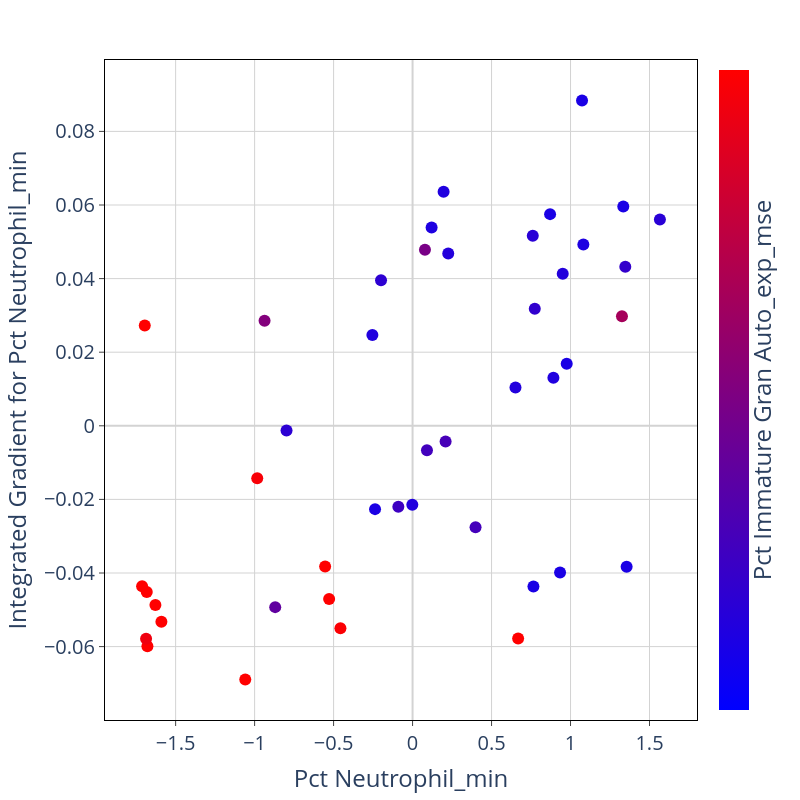

Notebook code cell kept with this figure:
### Code cell
feat_1 = IGtable.columns[feature_order[0]]
feat_2 = IGtable.columns[feature_order[1]]

fig = px.scatter(x = IG_X[feat_1], y = IGtable[feat_1], color = IG_X[feat_2])
fig.update_traces(marker=dict(size=12))

fig.update_layout(
    plot_bgcolor='white',
    autosize=False,
    width=800,
    height=800,
    coloraxis = {'colorscale':'Bluered'},
    xaxis_title = feat_1,
    yaxis_title = "Integrated Gradient for " + feat_1,
    font=dict(size=20)
)

fig.update_xaxes(
    zeroline=True,
    zerolinecolor='lightgrey',
    mirror=True,
    ticks='outside',
    showline=True,
    linecolor='black',
    gridcolor='lightgrey'
    )
    
fig.update_yaxes(
    zeroline=True,
    zerolinecolor='lightgrey',
    mirror=True,
    ticks='outside',
    showline=True,
    linecolor='black',
    gridcolor='lightgrey'
)

fig.update_coloraxes(colorbar_showticklabels=False,
                    colorbar_title=dict(text=feat_2,side = "right"),
                    cmin = -1, cmax = 1)

fig.show()

### Figure 1 — Plotly figure (JSON) as saved in the notebook; plotly's stock layout.template omitted (floating-point values rounded to 4 significant figures)
{"data": [{"hovertemplate": "x=%{x}<br>y=%{y}<br>color=%{marker.color}<extra></extra>", "legendgroup": "", "marker": {"color": [-0.7611, -0.6792, 0.02568, -0.6773, -0.6462, -0.6144, -0.4851, 1.721, -0.7526, -0.7196, -0.5995, -0.7264, -0.7979, -0.747, -0.7977, -0.7979, -0.05135, -0.7425, -0.7639, -0.7306, 0.2911, 1.058, -0.6567, -0.7374, -0.5196, 0.9685, 1.403, -0.7979, -0.789, 1.524, 2.445, -0.2447, -0.7979, 0.9462, 1.219, 2.38, 1.784, 1.262, -0.4642, 1.228, 0.8802, -0.7979, -0.4417, -0.7979], "coloraxis": "coloraxis", "size": 12, "symbol": "circle"}, "mode": "markers", "name": "", "orientation": "v", "showlegend": false, "type": "scatter", "x": [0.1206, 0.761, -0.937, 1.566, -0.1997, 0.7737, 0.09107, -1.695, 0.8916, 0.2259, 1.347, 0.9506, 0.8706, 0.1964, 1.073, 1.334, 0.07843, -0.2544, 1.081, 0.6515, 1.326, 0.6683, -0.798, -0.001628, -0.09011, -0.4567, -0.5536, 0.9759, -0.2376, -1.683, -1.712, -0.8696, 0.9338, -0.9834, -1.059, -1.59, -0.5283, -1.679, 0.3987, -1.628, -1.687, 1.355, 0.209, 0.7652], "xaxis": "x", "y": [0.05391, 0.05165, 0.02855, 0.05607, 0.03954, 0.03184, -0.006656, 0.02727, 0.01304, 0.04684, 0.04322, 0.04132, 0.05752, 0.06359, 0.0884, 0.05957, 0.04786, 0.02469, 0.04927, 0.0104, 0.02975, -0.0578, -0.001255, -0.02148, -0.02202, -0.05504, -0.03826, 0.01689, -0.02264, -0.04514, -0.04359, -0.04927, -0.03985, -0.01427, -0.06894, -0.05328, -0.04704, -0.05992, -0.02757, -0.0487, -0.05786, -0.0383, -0.004267, -0.04369], "yaxis": "y"}], "layout": {"autosize": false, "coloraxis": {"cmax": 1, "cmin": -1, "colorbar": {"showticklabels": false, "title": {"side": "right", "text": "Pct Immature Gran Auto_exp_mse"}}, "colorscale": [[0, "rgb(0,0,255)"], [1, "rgb(255,0,0)"]]}, "font": {"size": 20}, "height": 800, "legend": {"tracegroupgap": 0}, "margin": {"t": 60}, "plot_bgcolor": "white", "width": 800, "xaxis": {"anchor": "y", "autorange": true, "domain": [0, 1], "gridcolor": "lightgrey", "linecolor": "black", "mirror": true, "range": [-1.947, 1.8], "showline": true, "ticks": "outside", "title": {"text": "Pct Neutrophil_min"}, "type": "linear", "zeroline": true, "zerolinecolor": "lightgrey"}, "yaxis": {"anchor": "x", "autorange": true, "domain": [0, 1], "gridcolor": "lightgrey", "linecolor": "black", "mirror": true, "range": [-0.07995, 0.0994], "showline": true, "ticks": "outside", "title": {"text": "Integrated Gradient for Pct Neutrophil_min"}, "type": "linear", "zeroline": true, "zerolinecolor": "lightgrey"}}}
